Frame 1 (no input): blank canvas, image omitted
Frame 60 (no input): blank canvas, image omitted
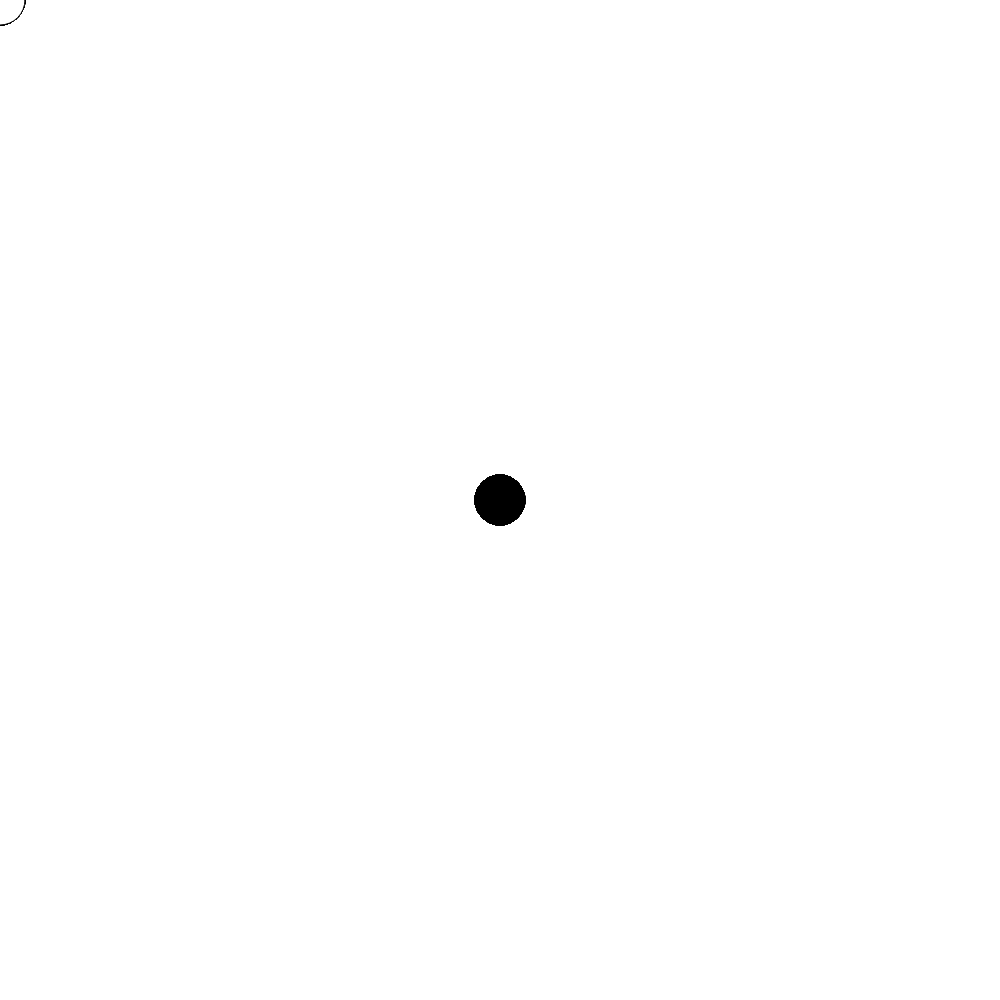
Frame 120 (the mouse pressed at the canvas centre since frame 60)

The p5.js sketch whose frames 1 and 60 were blank and that drew this single picture after the mouse press (run headless with seeded random() and noise() and a simulated clock; from frame 60 on, the mouse is pressed at the canvas centre):

// p5.js sketch
// ── sketch.js
function setup() {
  createCanvas(1000, 1000);
}
function draw() {
  //when mouse button is pressed, circles turn black
  if (mouseIsPressed === true) {
    fill(0);
  } else {
    fill(255);
  }

  //white circles drawn at mouse position
  circle(mouseX, mouseY, 50);
}
